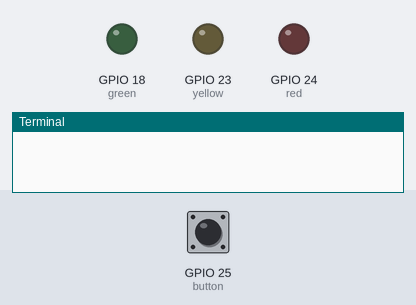
Simulated run of this program. Board: Raspberry Pi (BCM pin numbers). On the bench: output pins drawn as LEDs (lit = HIGH), the last lines printed to the terminal. Inputs (shaded band) come from the test bench; at power-on: GPIO 25 (button) HIGH.

Above: at 1.2 s.
1.3 s: GPIO 25 (button) pulled LOW for 0.15 s
At 2.1 s:
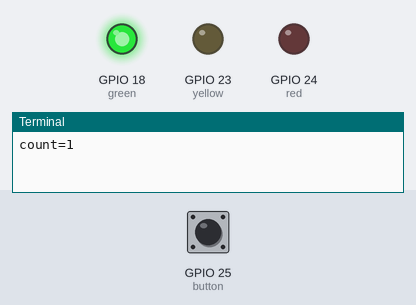
2.9 s: GPIO 25 (button) pulled LOW for 1 s
At 3.3 s:
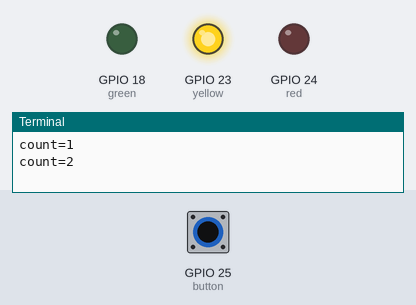
5.4 s: GPIO 25 (button) pulled LOW for 0.15 s
At 6.4 s:
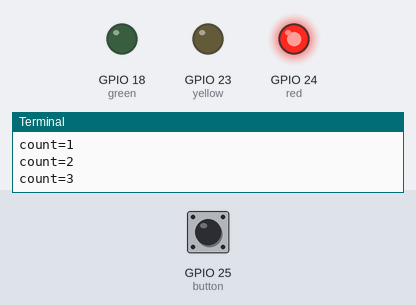
7.0 s: GPIO 25 (button) pulled LOW for 3.2 s
At 7.6 s:
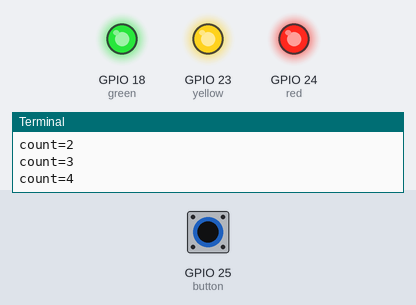
Timing chart, 0 to 10.0 s (numbered marks = the images above; inputs shaded):
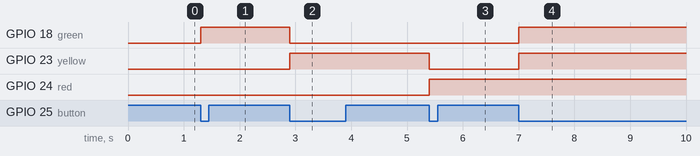

The program:

ButtonSwitchLED2.py
```python
from gpiozero import LED
from gpiozero import Button
from time import sleep
from signal import pause

button = Button(25) # GPIO(25), Board(22)
green = LED(18)
yellow = LED(23)
red = LED(24)

count = 0

def switchLED() :
    global count
    count = (count + 1) % 5
    print('count=' + str(count))
    if count == 1:
        green.on()
        yellow.off()
        red.off()
    elif count == 2:
        green.off()
        yellow.on()
        red.off()
    elif count == 3:
        green.off()
        yellow.off()
        red.on()
    elif count == 4:
        green.on()
        yellow.on()
        red.on()
    elif count == 0:
        green.off()
        yellow.off()
        red.off()

button.when_pressed= switchLED
pause()
```

Measured:
- after the input at 1.3 s, GPIO 18 (green): LOW → HIGH at once
- after the input at 2.9 s, GPIO 18 (green): HIGH → LOW at once; GPIO 23 (yellow): LOW → HIGH at once
- after the input at 5.4 s, GPIO 23 (yellow): HIGH → LOW at once; GPIO 24 (red): LOW → HIGH at once
- after the input at 7.0 s, GPIO 18 (green), GPIO 23 (yellow): LOW → HIGH at once
